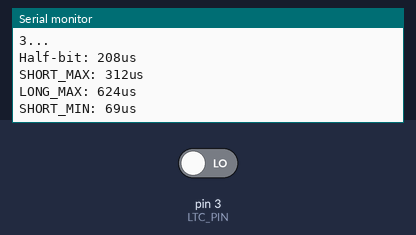
A sketch run on a simulated Arduino Uno, built with avr-gcc and run on an emulated ATmega328P. On the bench: the last lines printed to the serial monitor. The test bench sets the inputs (shaded band); at power-on: pin 3 (LTC_PIN) LOW.

Above: at 1.2 s.
1.3 s: pin 3 (LTC_PIN) driven HIGH
At 2.0 s:
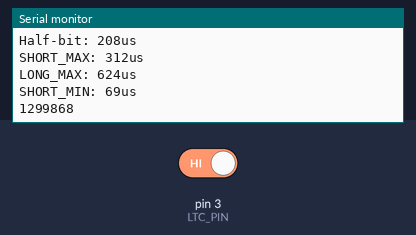
2.8 s: pin 3 (LTC_PIN) driven LOW
At 3.2 s:
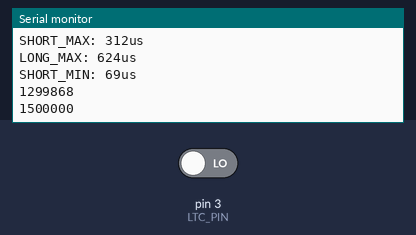

Measured:
- after the input at 1.3 s, the serial monitor: prints a new line at once (image 1)
- after the input at 2.8 s, the serial monitor: prints a new line at once (image 2)

The sketch:

ltc_test.ino
```cpp
#define LTC_PIN 3
#define LTC_FPS 30
#define SAMPLE_RATE 48000

// Derived timing thresholds (microseconds)
// Half-bit period = 1000000 / (FPS * 80 * 2)
#define HALF_BIT_US (1000000 / (LTC_FPS * 80 * 2))
#define SHORT_MIN (HALF_BIT_US / 3)
#define SHORT_MAX (HALF_BIT_US * 3 / 2)
#define LONG_MAX (HALF_BIT_US * 3)

void setup() {
  Serial.begin(230400);
  pinMode(LTC_PIN, INPUT);
  attachInterrupt(digitalPinToInterrupt(LTC_PIN), isr, CHANGE);

  while (!Serial) {
    delay(100);
  }

  Serial.println("Listening on pin ");
  Serial.print(LTC_PIN);
  Serial.println("...");

  Serial.print("Half-bit: ");
  Serial.print(HALF_BIT_US);
  Serial.println("us");
  Serial.print("SHORT_MAX: ");
  Serial.print(SHORT_MAX);
  Serial.println("us");
  Serial.print("LONG_MAX: ");
  Serial.print(LONG_MAX);
  Serial.println("us");
  Serial.print("SHORT_MIN: ");
  Serial.print(SHORT_MIN);
  Serial.println("us");
}

volatile uint32_t edge_count = 0;
volatile uint32_t last_edge = 0;

void isr() {
  uint32_t now = micros();
  uint32_t duration = now - last_edge;
  last_edge = now;

  Serial.print(duration);
  Serial.println();

  edge_count++;
}

void loop() {
  static uint32_t last_count = 0;
  static uint32_t last_time  = 0;

  uint32_t now   = millis();
  uint32_t count = edge_count;

  if (now - last_time >= 500) {
    uint32_t delta = count - last_count;
    // Serial.print("Edges in last 500ms: ");
    // Serial.print(delta);
    // Serial.print("   |   Total: ");
    // Serial.println(count);
    last_count = count;
    last_time  = now;
  }
}
```
